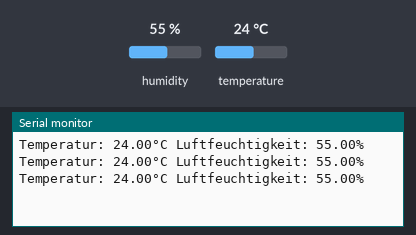
A program run on a simulated ESP8266 (NodeMCU). Shown: the last lines printed to the serial monitor. The test bench sets the inputs (shaded band); at power-on: humidity 55 %, temperature 24 °C.

Above: at 2.8 s.
2.9 s: humidity set to 22 %
At 5.5 s:
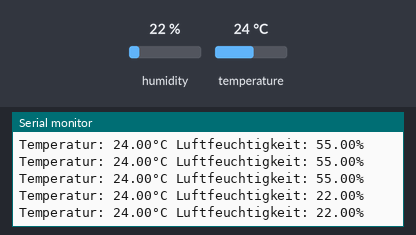
5.6 s: temperature set to 12 °C
At 6.4 s:
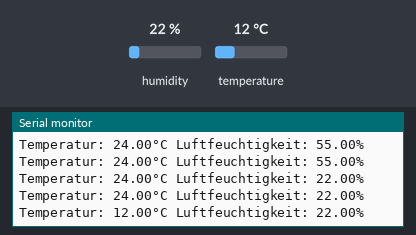
8.3 s: humidity set to 40 %
At 9.6 s:
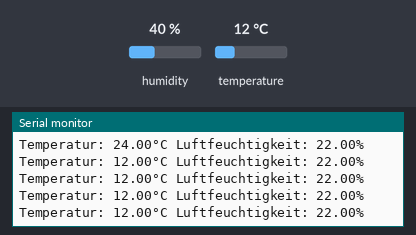
Timing chart, 0 to 11.3 s (numbered marks = the images above; inputs shaded):
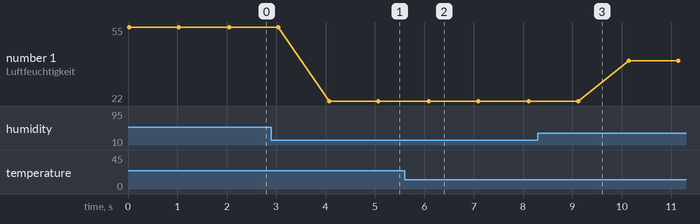

The program:

main.cpp
```cpp
#include <Arduino.h>
#include <Adafruit_Sensor.h>
#include <DHT.h>

#define DHTPIN 5

#define DHTTYPE DHT11

DHT dht(DHTPIN, DHTTYPE);

void setup() {
  Serial.begin(115200);
  dht.begin();

}

void loop() {

  float temperature = dht.readTemperature();
  float humidity = dht.readHumidity();

  if(isnan(temperature) || isnan(humidity)) {
    Serial.println("Fehler beim Auslesen der Temperatur oder der Luftfeuchtigkeit!");
    return;
  }

  Serial.print("Temperatur: ");
  Serial.print(temperature);
  Serial.print("°C Luftfeuchtigkeit: ");
  Serial.print(humidity);
  Serial.println("%");

  delay(1000);
}
```

Measured:
- after the input at 2.9 s, the serial monitor: prints a new line after 1.2 s (image 1)
- after the input at 5.6 s, the serial monitor: prints a new line after 0.49 s (image 2)
- plotted number 1: 55 → 22 after the input at 2.9 s, 22 → 40 after the input at 8.3 s
